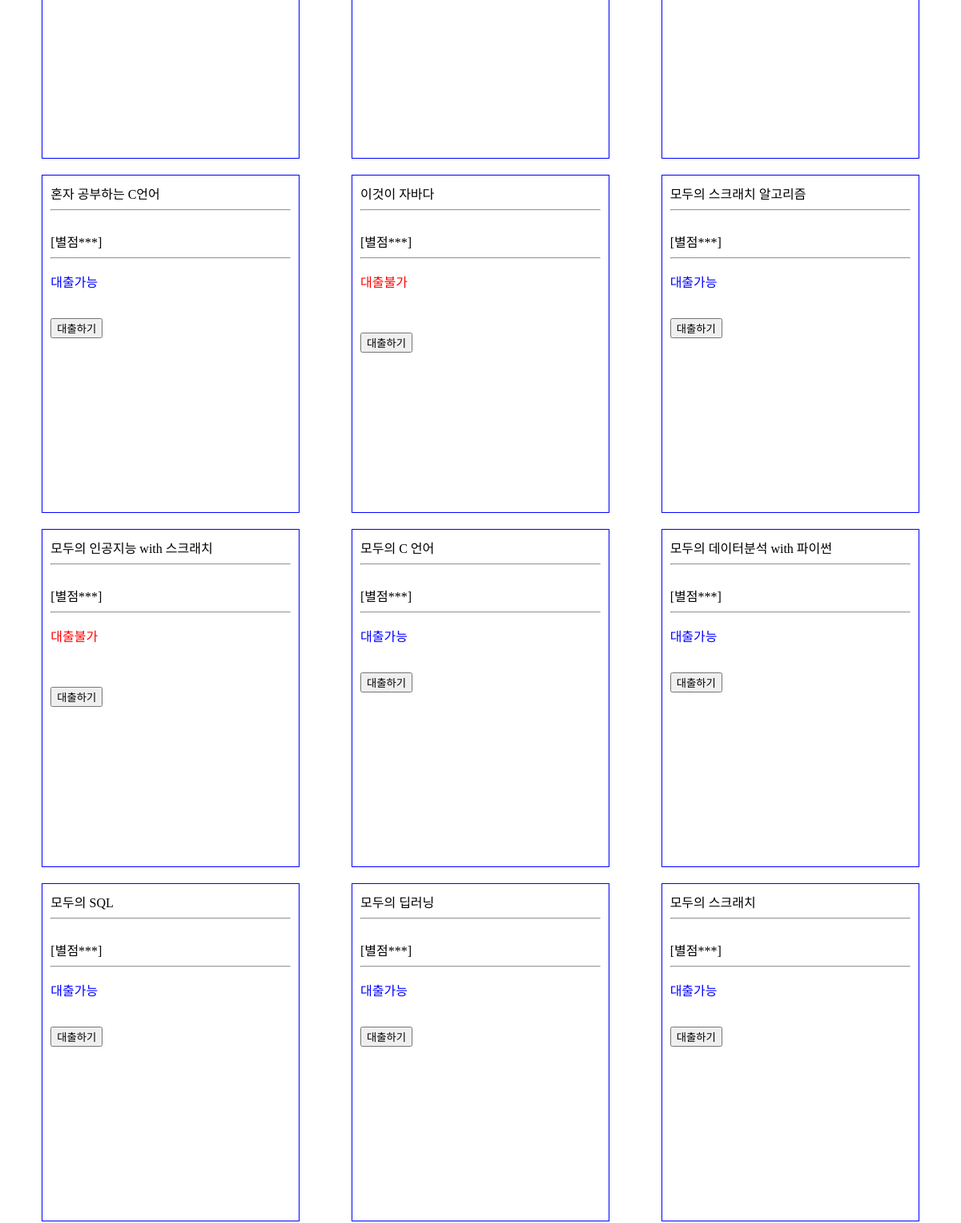
Before: / (middle part) with the older database file.
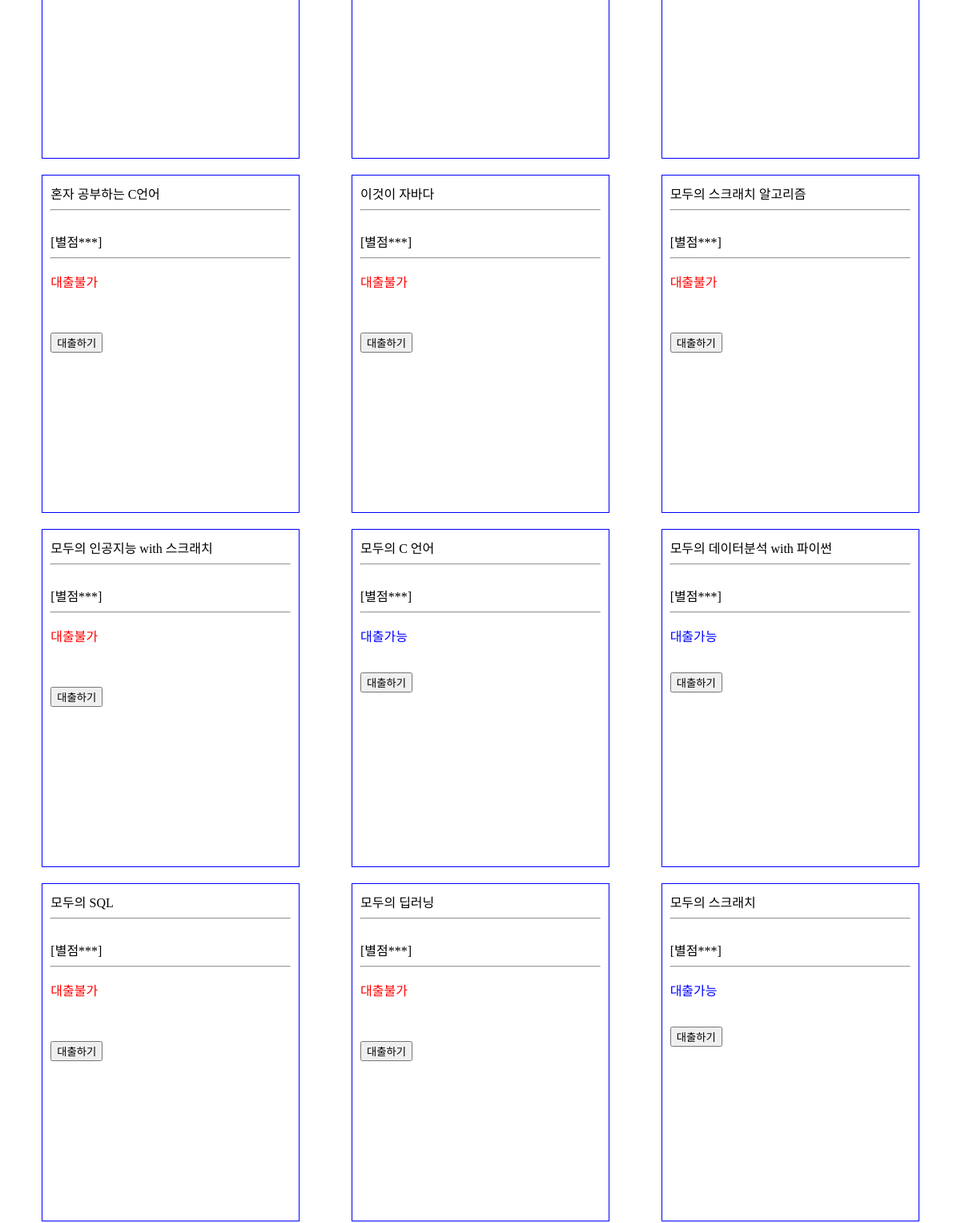
After: the same page with the newer database file.
### elicelibrary/models.py (models this page shows, shortened)
class Book(db.Model):
    __tablename__     = 'Book'
    id                = db.Column(db.Integer, primary_key=True, nullable=False, autoincrement=True, unique=True)
    title             = db.Column(db.String(45), nullable=False)
    author            = db.Column(db.String(45))
    publisher         = db.Column(db.String(45))
    publication_date  = db.Column(db.String(45))
    pages             = db.Column(db.Integer)
    isbn              = db.Column(db.String(45))
    registered_date   = db.Column(db.DateTime, default=datetime.utcnow)
    description       = db.Column(db.Text())    # 길이를 정할 수 없는 문자열은 Text를 쓰면 됨
    book_link         = db.Column(db.String(255))
    book_status       = db.Column(db.String(45))   # "1" :대출가능, "0" : 대출중 , "999" : 폐기    -> 선택형 변수에 적합한 데이터타입이 있을까?
    book_img          = db.Column(db.String(45))    # 책 표지만 바뀐 경우, 또는 책이 다르지만 같은 표지를 쓰는 경우가 있기 때문에 이미지 스토리지에서 같은 이미지의 반복을 막기 위해 별도의 책 이미지 식별 용 변수를 넣음
    at_user           = db.Column(db.String(45), default=None)

### elicelibrary/views/book_api.py (the view, shortened to what this page needs)
@book.route('/')
def main_page():
    book_list = Book.query.order_by(Book.registered_date.desc()).all()
    return render_template("main.html", book_list=book_list)

### elicelibrary/templates/main.html (shortened to what this page needs)
{% extends 'base.html' %}
{% block content %}
<div class="book-card-container">
    {% for b in book_list %}
        <div class="book-info-card">
            <a href="/book_info/{{ b.id }}">{{ b.title }}</a>
            <hr>
            <br>[별점***]
            <hr>
            {% if b.book_status == '1' %}
                <p style="color: blue;">대출가능</p>
            {% else %}
                <p style="color:red">대출불가</p>
            <br>
            {% endif %}
            <br>
            <form action="{{ url_for('book.checkout', book_id=b.id) }}" method="post">
                <input class='checkout-btn' type="submit" value="대출하기">
            </form>
        </div>
    {% endfor %}
</div>
{% endblock %}

Changed rows visible on the page:
changed Book "혼자 공부하는 C언어": book_status "대출가능" → "대출불가"
changed Book "모두의 스크래치 알고리즘": book_status "대출가능" → "대출불가"
changed Book "모두의 SQL": book_status "대출가능" → "대출불가"
changed Book "모두의 딥러닝": book_status "대출가능" → "대출불가"
